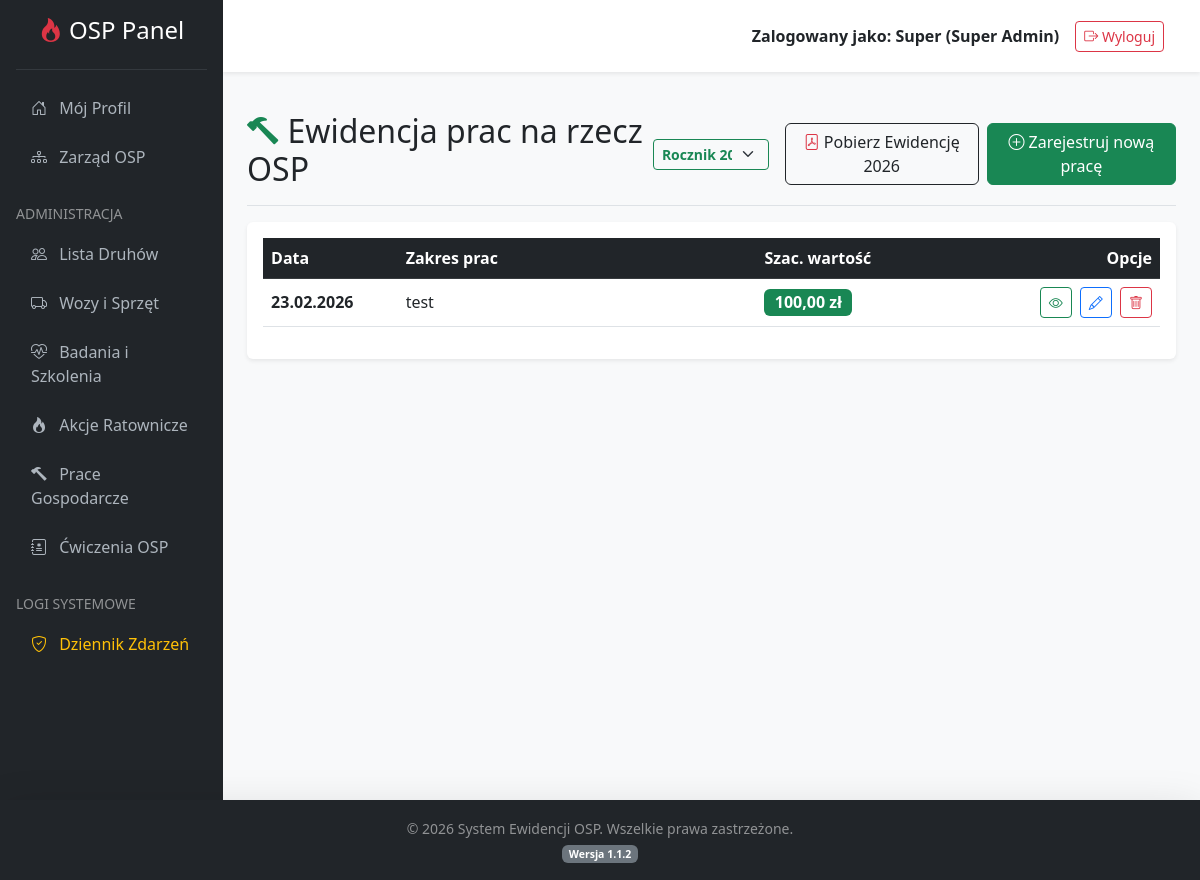
The app's page /index.php?action=works (signed in) with its own data.
### tables this page shows
CREATE TABLE `works` (
  `id` int(11) NOT NULL,
  `work_date` date NOT NULL,
  `description` text NOT NULL,
  `estimated_value` decimal(10,2) DEFAULT 0.00,
  `notes` text DEFAULT NULL,
  `created_at` timestamp NOT NULL DEFAULT current_timestamp()
);

### controllers/WorkController.php (called while the page is built, shortened)
<?php
require_once 'models/Work.php';
class WorkController {
    private $workModel;
    public function __construct($dbConnection) {
        $this->db = $dbConnection;
        $this->workModel = new Work($this->db);
    }
    public function index() {
        $dostepne_lata = $this->workModel->getAvailableYears();
        $wybrany_rok = isset($_GET['year']) ? (int)$_GET['year'] : date('Y');
        $stmt = $this->workModel->readByYear($wybrany_rok);
        $prace = $stmt->fetchAll(PDO::FETCH_ASSOC);
        require_once 'views/works_list.php';
    }
}
?>

### models/Work.php (called while the page is built, shortened)
<?php
class Work {
    private $conn;
    private $table_name = "works";
    public function __construct($db) {
        $this->conn = $db;
    }
    public function readByYear($year) {
        $query = "SELECT id, work_date, description, estimated_value, notes
                  FROM " . $this->table_name . "
                  WHERE YEAR(work_date) = :year
                  ORDER BY work_date DESC";
        $stmt = $this->conn->prepare($query);
        $stmt->bindParam(':year', $year, PDO::PARAM_INT);
        $stmt->execute();
        return $stmt;
    }
    public function getAvailableYears() {
        $query = "SELECT DISTINCT YEAR(work_date) as year FROM " . $this->table_name . " ORDER BY year DESC";
        $stmt = $this->conn->prepare($query);
        $stmt->execute();
        $years = $stmt->fetchAll(PDO::FETCH_COLUMN);
        return $years;
    }
}
?>

### views/works_list.php (the view, shortened to what this page needs)
<?php include 'views/header.php'; ?>
<div class="d-flex justify-content-between flex-wrap flex-md-nowrap align-items-center pt-3 pb-2 mb-3 border-bottom">
    <h1 class="h2"><i class="bi bi-hammer text-success"></i> Ewidencja prac na rzecz OSP</h1>
    <div class="d-flex align-items-center">
        <form action="index.php" method="GET" class="d-flex me-3">
            <select name="year" class="form-select form-select-sm border-success bg-light fw-bold text-success" onchange="this.form.submit()">
                <?php foreach ($dostepne_lata as $rok): ?>
                    <option value="<?= $rok ?>" <?= ($rok == $wybrany_rok) ? 'selected' : '' ?>>Rocznik <?= $rok ?></option>
                <?php endforeach; ?>
            </select>
        </form>
        <a href="index.php?action=exportWorksPdf&year=<?= $wybrany_rok ?>" class="btn btn-outline-dark me-2" target="_blank">
            <i class="bi bi-file-pdf text-danger"></i> Pobierz Ewidencję <?= $wybrany_rok ?>
        </a>
        <a href="index.php?action=addWork" class="btn btn-success"><i class="bi bi-plus-circle"></i> Zarejestruj nową pracę</a>
    </div>
</div>
<div class="card shadow-sm border-0">
    <div class="card-body">
        <div class="table-responsive">
            <table class="table table-hover align-middle">
                <thead class="table-dark">
                    <tr>
                        <th style="width: 15%;">Data</th>
                        <th style="width: 40%;">Zakres prac</th>
                        <th style="width: 15%;">Szac. wartość</th>
                        <th class="text-end" style="width: 30%;">Opcje</th>
                    </tr>
                </thead>
                <tbody>
                    <?php if (!empty($prace)): ?>
                        <?php foreach ($prace as $praca): ?>
                            <tr>
                                <td><strong><?= date('d.m.Y', strtotime($praca['work_date'])) ?></strong></td>
                                <td><?= htmlspecialchars(mb_substr($praca['description'], 0, 50)) ?><?= strlen($praca['description']) > 50 ? '...' : '' ?></td>
                                <td>
                                    <?php if ($praca['estimated_value'] > 0): ?>
                                        <span class="badge bg-success fs-6"><?= number_format($praca['estimated_value'], 2, ',', ' ') ?> zł</span>
                                    <?php else: ?>
                                        <span class="text-muted">-</span>
                                    <?php endif; ?>
                                </td>
                                <td class="text-end">
                                    <a href="index.php?action=viewWork&id=<?= $praca['id'] ?>" class="btn btn-sm btn-outline-success" title="Szczegóły">
                                        <i class="bi bi-eye"></i>
                                    </a>
                                    <a href="index.php?action=editWork&id=<?= $praca['id'] ?>" class="btn btn-sm btn-outline-primary mx-1" title="Edytuj">
                                        <i class="bi bi-pencil"></i>
                                    </a>
                                    <a href="index.php?action=deleteWork&id=<?= $praca['id'] ?>" class="btn btn-sm btn-outline-danger" onclick="return confirm('Czy na pewno chcesz usunąć ten wpis z ewidencji?');" title="Usuń">
                                        <i class="bi bi-trash"></i>
                                    </a>
                                </td>
                            </tr>
                        <?php endforeach; ?>
                    <?php else: ?>
                        <tr><td colspan="4" class="text-center text-muted py-4">Brak prac w wybranym roku.</td></tr>
                    <?php endif; ?>
                </tbody>
            </table>
        </div>
    </div>
</div>
<?php include 'views/footer.php'; ?>

### views/footer.php (style rules this page uses)
body { display: flex; flex-direction: column; min-height: 100vh; background-color: #f8f9fa; }

### records on screen
works: work_date "23.02.2026", description "test", estimated_value "100,00"

### other values on screen
$_SESSION['first_name'] "Super"
$wybrany_rok "2026"
